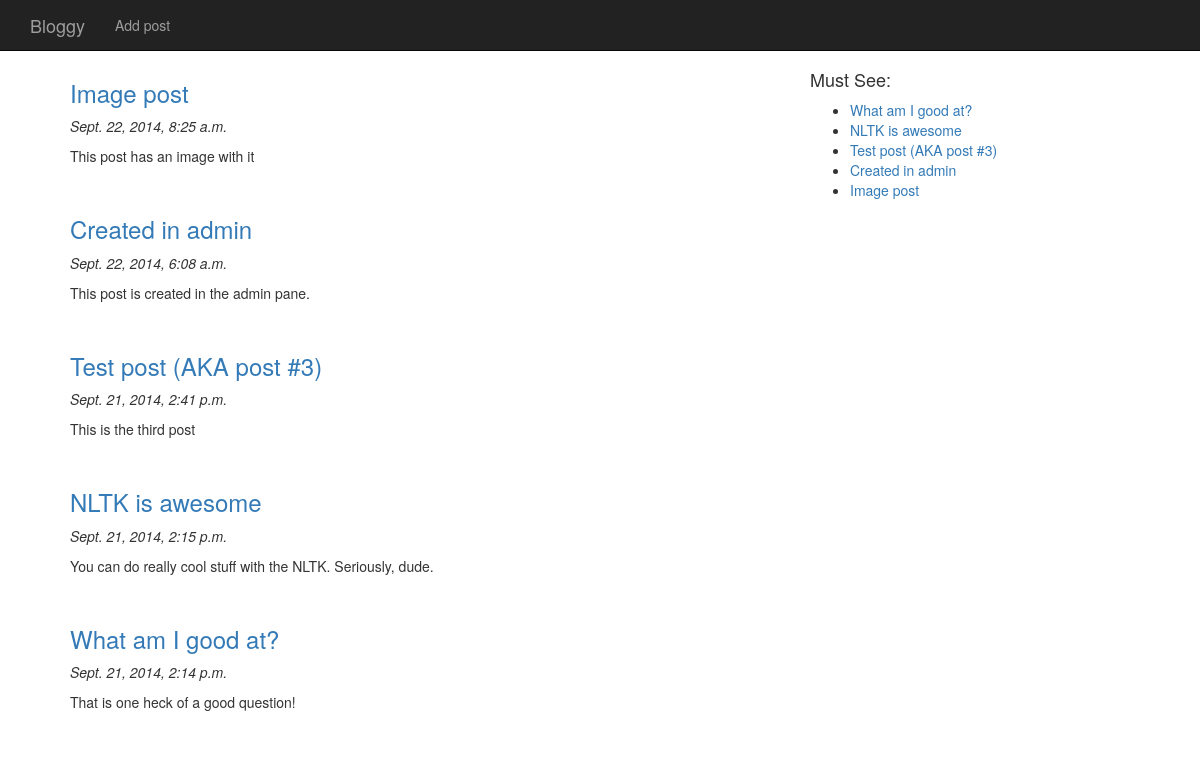
/blog/, run on an earlier commit of the app's database.
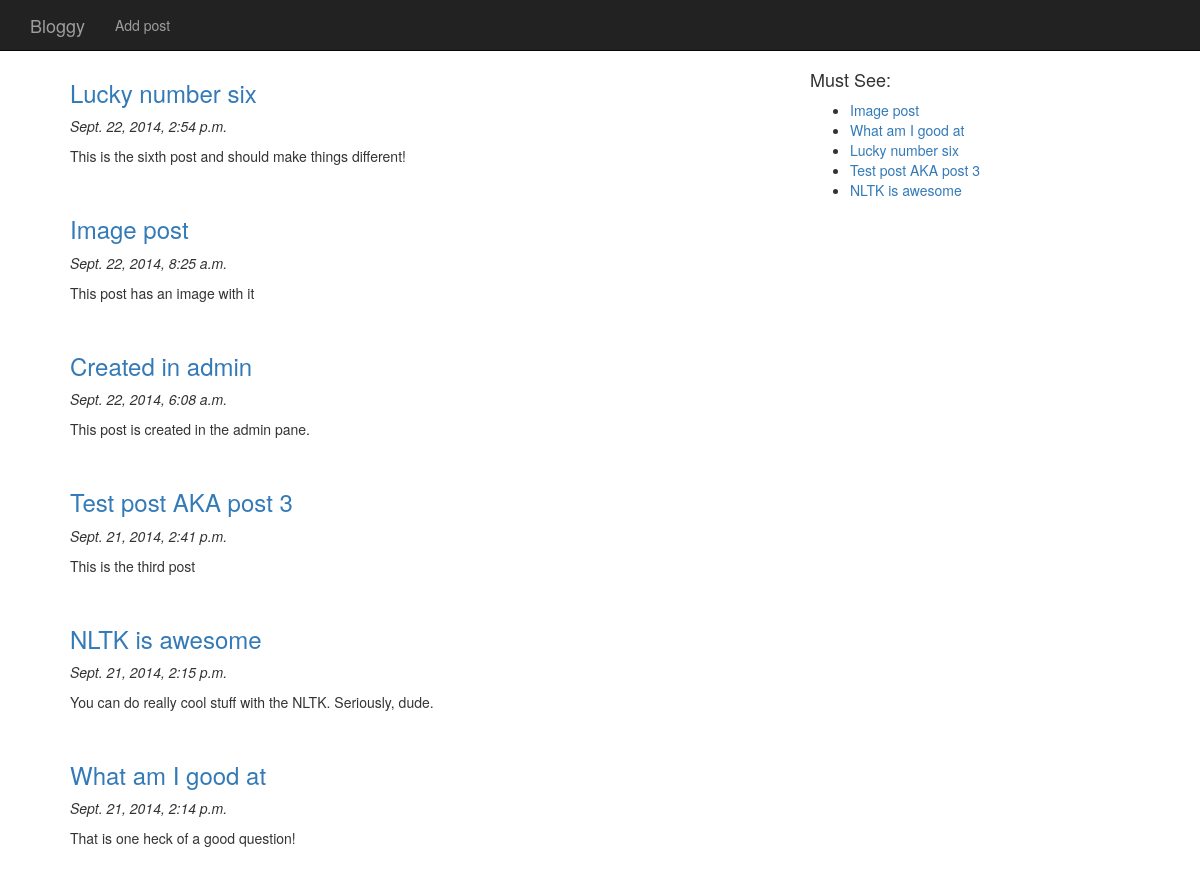
And on a later commit of the database.
### blog/models.py (models this page shows, shortened)
class Post(models.Model):
    created_at = models.DateTimeField(auto_now_add=True)
    title = models.CharField(max_length=100)
    content = models.TextField()
    tag = models.CharField(max_length=20, blank=True, null=True)
    image = models.ImageField(upload_to='images', blank=True, null=True)
    views = models.IntegerField(default=0)

### blog/views.py (the view)
def index(request):
    latest_posts = Post.objects.all().order_by('-created_at')
    popular_posts = Post.objects.order_by('-views')[:5]
    t = loader.get_template('blog/index.html')
    context_dict = {
        'latest_posts': latest_posts,
        'popular_posts': popular_posts,
        }
    for post in latest_posts:
        post.url = encode_url(post.title)
    for popular_post in popular_posts:
        popular_post.url = encode_url(popular_post.title)
    c = Context(context_dict)
    return HttpResponse(t.render(c))

### blog/views.py (called while the page is built)
def encode_url(url):
    return url.replace(' ', '_')

### templates/blog/index.html
{% extends 'base.html' %}
{% block content %}
    <div class="row">
        <div class="col-md-8">
            {% if latest_posts %}
                <ul>
                    {% for post in latest_posts %}
                        <h3><a href="/blog/{{ post.url }}">{{ post.title }}</a></h3>
                        <p><em>{{ post.created_at }}</em></p>
                        <p>{{ post.content }}</p>
                        <br />
                    {% endfor %}
                </ul>
            {% endif %}
        </div>
        <div class="col-md-4">
            <h4>Must See:</h4>
            <ul>
            {% for popular_post in popular_posts %}
                <li><a href="/blog/{{ popular_post.url }}">{{ popular_post.title }}</a></li>
            {% endfor %}
            </ul>
        </div>
    </div>
{% endblock %}

What changed in the data, as far as the page shows it:
no longer on one of the page's lists (row edited): Post: title "Created in admin"
added Post: title "Lucky number six", created_at "Sept. 22, 2014, 2:54 p.m.", content "This is the sixth post and should make things different!"
changed Post "Image post": moves up the list
changed Post "This is the third post": title "Test post (AKA post #3)" → "Test post AKA post 3"; moves down the list
changed Post "That is one heck of a good question!": title "What am I good at?" → "What am I good at"
